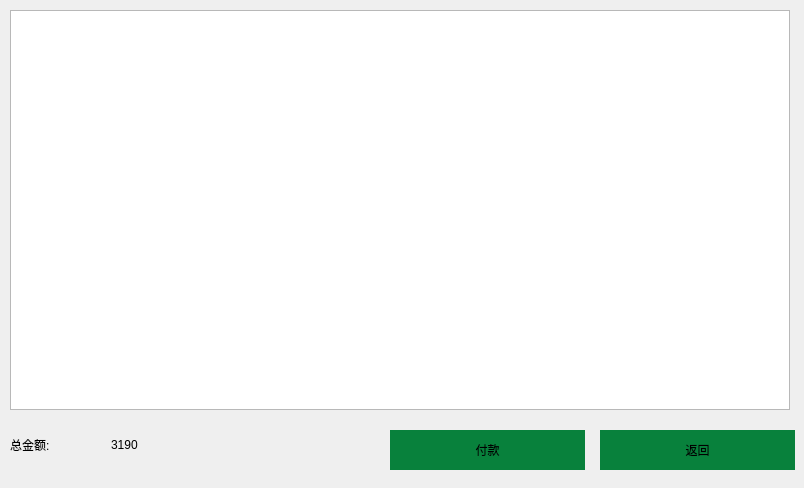
   <widget class="QWidget" name="page_9">
    <widget class="QTableView" name="tableView">
     <property name="geometry">
      <rect>
       <x>10</x>
       <y>10</y>
       <width>780</width>
       <height>400</height>
      </rect>
     </property>
     <property name="styleSheet">
      <string notr="true">font: 75 12pt &quot;Ubuntu&quot;;
color: rgb(255, 0, 0);</string>
     </property>
    </widget>
    <widget class="QPushButton" name="pushButton_37">
     <property name="geometry">
      <rect>
       <x>600</x>
       <y>430</y>
       <width>195</width>
       <height>40</height>
      </rect>
     </property>
     <property name="styleSheet">
      <string notr="true">border-style: solid;
background-color: rgb(8, 129, 60);</string>
     </property>
     <property name="text">
      <string>返回</string>
     </property>
    </widget>
    <widget class="QPushButton" name="pushButton_39">
     <property name="geometry">
      <rect>
       <x>390</x>
       <y>430</y>
       <width>195</width>
       <height>40</height>
      </rect>
     </property>
     <property name="styleSheet">
      <string notr="true">border-style: solid;
background-color: rgb(8, 129, 60);</string>
     </property>
     <property name="text">
      <string>付款</string>
     </property>
    </widget>
    <widget class="QLabel" name="label_28">
     <property name="geometry">
      <rect>
       <x>111</x>
       <y>410</y>
       <width>141</width>
       <height>69</height>
      </rect>
     </property>
     <property name="styleSheet">
      <string notr="true">color: rgb(0, 0, 0);
font: 16pt &quot;Sans Serif&quot;;</string>
     </property>
     <property name="text">
      <string>3190</string>
     </property>
    </widget>
    <widget class="QLabel" name="label_29">
     <property name="geometry">
      <rect>
       <x>10</x>
       <y>410</y>
       <width>101</width>
       <height>69</height>
      </rect>
     </property>
     <property name="styleSheet">
      <string notr="true">color: rgb(0, 0, 0);
font: 16pt &quot;Sans Serif&quot;;</string>
     </property>
     <property name="text">
      <string>总金额:</string>
     </property>
    </widget>
   </widget>
